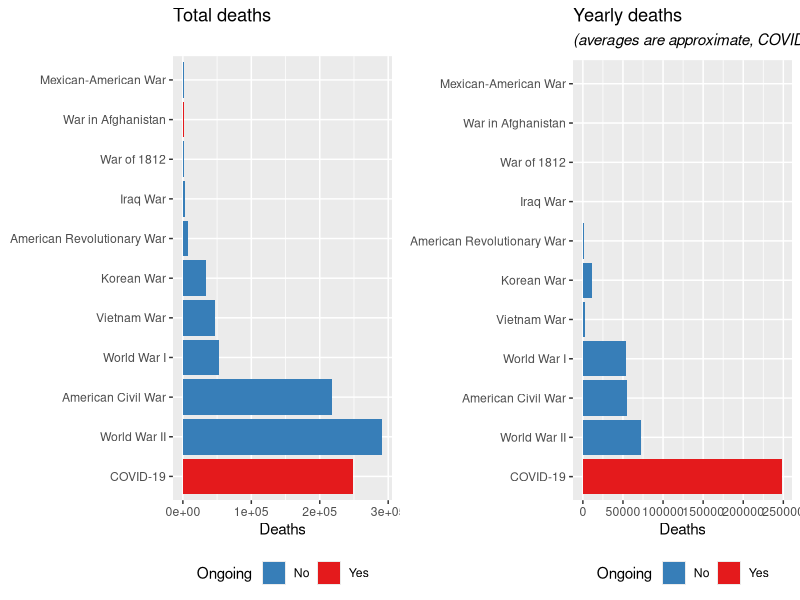
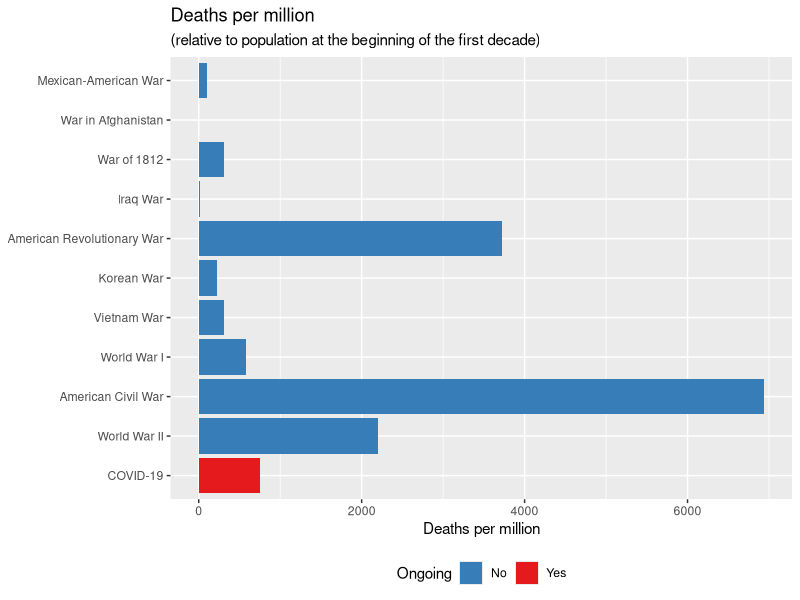
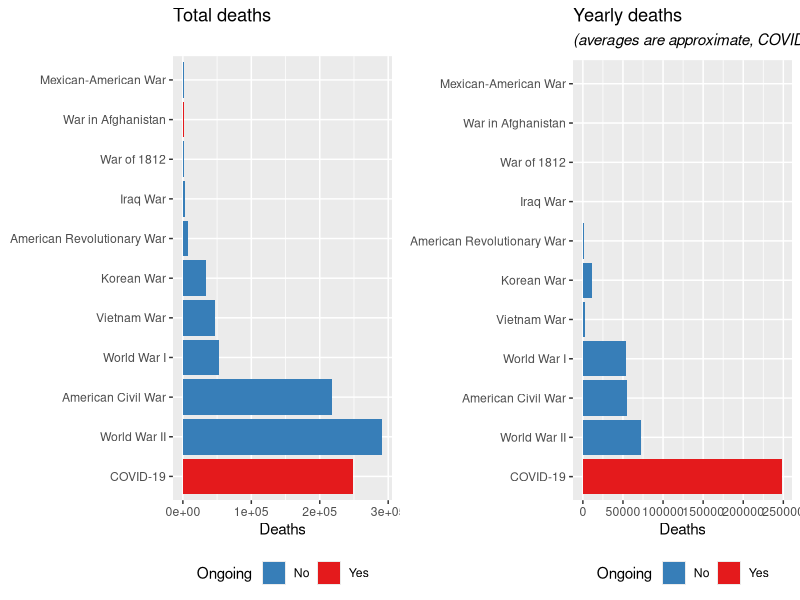
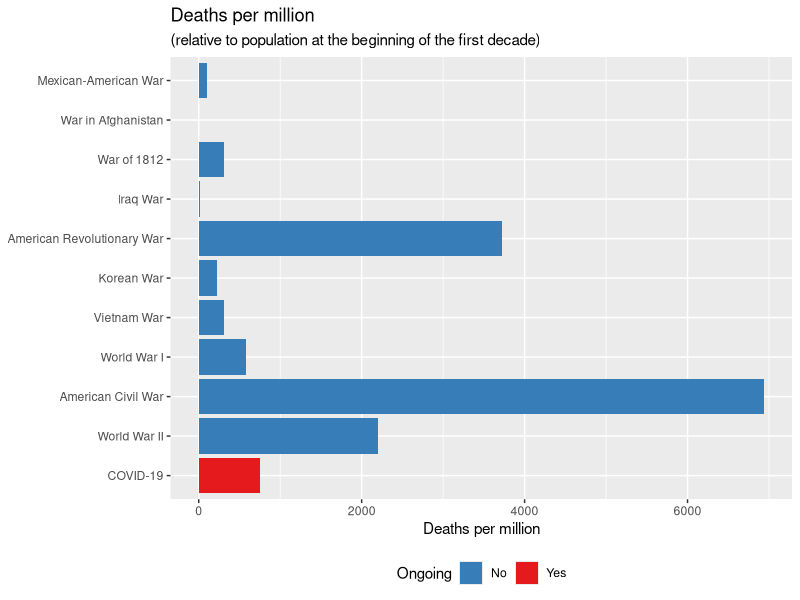

The R script that drew these images, in order:
library('tibble')
library('ggplot2')
library('dplyr')
library('cowplot')

pop <- tibble(decade = ((177:202) *10),
              population = c( 2148076, 2780369, 3929214, 5308483, 7239881,
                              9638453, 12866020, 17069453, 23191876, 31443321,
                              38558371, 50189209, 62979766, 76212168, 92228496,
                              106021537, 123202624, 132164569, 151325798,
                              179323175, 203211926, 226545805, 248709873,
                              281421906, 308745538, 332639000))

x <- tibble(cause = c('COVID-19', 'World War II','American Civil War',
                      'World War I', 'Vietnam War', 'Korean War',
                      'American Revolutionary War', 'Iraq War', 'War of 1812',
                      'War in Afghanistan', 'Mexican-American War'),
            start = c(2020, 1941, 1861, 1917, 1955, 1950, 1775, 2003, 1812,
                      2001, 1846),
            decade = floor(start / 10) * 10,
            end = c(NA, 1945, 1865, 1918, 1975, 1953, 1783, 2011, 1815, NA,
                    1849),
            Ongoing = is.na(end),
            length = if_else(Ongoing, 2021 - start, end - start),
            deaths = c(248867, 291557, 218222, 53402, 47434, 33686, 8000, 3836,
                       2260, 1833, 1733)) %>%
  mutate(cause = factor(cause, levels = cause),
         yearly.deaths = deaths / length) %>%
  left_join(pop, 'decade') %>%
  mutate(per.mil = deaths / population * 1e6)

note <-
  expression(italic('(averages are approximate, COVID-19 count is incomplete)'))

plot_grid(ggplot(x, aes(deaths, cause, fill = Ongoing)) +
            geom_bar(stat = 'identity') +
            labs(x = 'Deaths', y = NULL, title = 'Total deaths',
                 subtitle = '') +
            scale_fill_brewer(type = 'qual', palette = 6, direction = -1,
                              labels = c('No', 'Yes')) +
            theme(legend.position = 'bottom'),
          ggplot(x, aes(deaths / length, cause, fill = Ongoing)) +
            geom_bar(stat = 'identity') +
            labs(x = 'Deaths', y = NULL, title = 'Yearly deaths',
                 subtitle = note) +
            scale_fill_brewer(type = 'qual', palette = 6, direction = -1,
                              labels = c('No', 'Yes')) +
            theme(legend.position = 'bottom'))

ggsave('us-COVID-19-deaths-vs-wars.png', height = 6, width = 16, dpi = 300)

ggplot(x, aes(per.mil, cause, fill = Ongoing)) +
  geom_bar(stat = 'identity') +
  labs(x = 'Deaths per million', y = NULL, title = 'Deaths per million',
       subtitle = '(relative to population at the beginning of the first decade)') +
  scale_fill_brewer(type = 'qual', palette = 6, direction = -1,
                    labels = c('No', 'Yes')) +
  theme(legend.position = 'bottom')

ggsave('us-COVID-19-deaths-vs-wars-per-million.png',
       height = 6, width = 8, dpi = 300)
